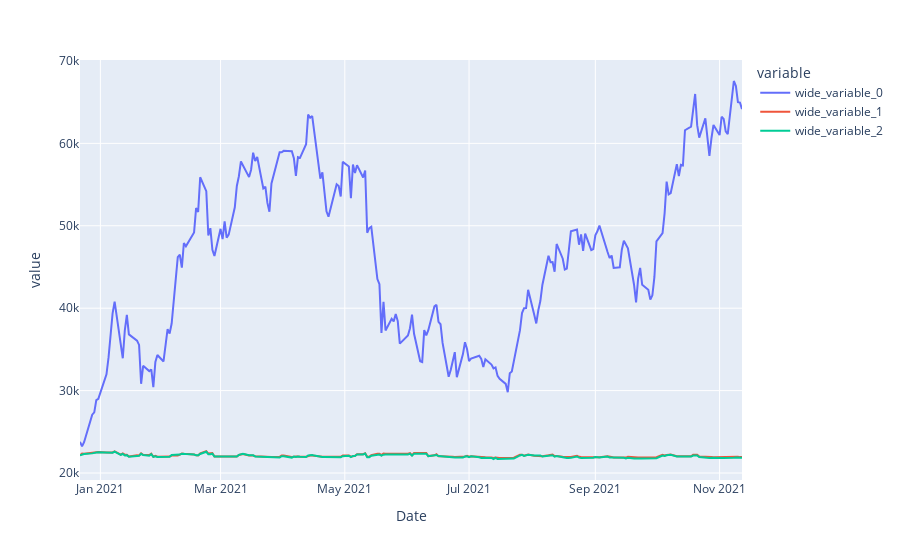

The notebook cell saved with this chart:
### Code cell
df = pd.DataFrame(columns = ['MAE', 'MSE', 'R2'], index = ['squared','absolute'])
show_results(df, train_2, test_2, y_train_2, y_test_2, rf_ae, rf_se)

### Figure 1 — Plotly figure (JSON) as saved in the notebook; plotly's stock layout.template omitted (floating-point values rounded to 4 significant figures; data arrays with more than 128 entries replaced by an {"elided": "..."} marker saying what was removed)
{"data": [{"hovertemplate": "variable=wide_variable_0<br>Date=%{x}<br>value=%{y}<extra></extra>", "legendgroup": "wide_variable_0", "line": {"color": "#636efa", "dash": "solid"}, "marker": {"symbol": "circle"}, "mode": "lines", "name": "wide_variable_0", "orientation": "v", "showlegend": true, "type": "scatter", "x": {"elided": "226 str values"}, "xaxis": "x", "y": {"elided": "226 float values"}, "yaxis": "y"}, {"hovertemplate": "variable=wide_variable_1<br>Date=%{x}<br>value=%{y}<extra></extra>", "legendgroup": "wide_variable_1", "line": {"color": "#EF553B", "dash": "solid"}, "marker": {"symbol": "circle"}, "mode": "lines", "name": "wide_variable_1", "orientation": "v", "showlegend": true, "type": "scatter", "x": {"elided": "226 str values"}, "xaxis": "x", "y": {"elided": "226 float values"}, "yaxis": "y"}, {"hovertemplate": "variable=wide_variable_2<br>Date=%{x}<br>value=%{y}<extra></extra>", "legendgroup": "wide_variable_2", "line": {"color": "#00cc96", "dash": "solid"}, "marker": {"symbol": "circle"}, "mode": "lines", "name": "wide_variable_2", "orientation": "v", "showlegend": true, "type": "scatter", "x": {"elided": "226 str values"}, "xaxis": "x", "y": {"elided": "226 float values"}, "yaxis": "y"}], "layout": {"legend": {"title": {"text": "variable"}, "tracegroupgap": 0}, "margin": {"t": 60}, "xaxis": {"anchor": "y", "domain": [0, 1], "title": {"text": "Date"}}, "yaxis": {"anchor": "x", "domain": [0, 1], "title": {"text": "value"}}}}
